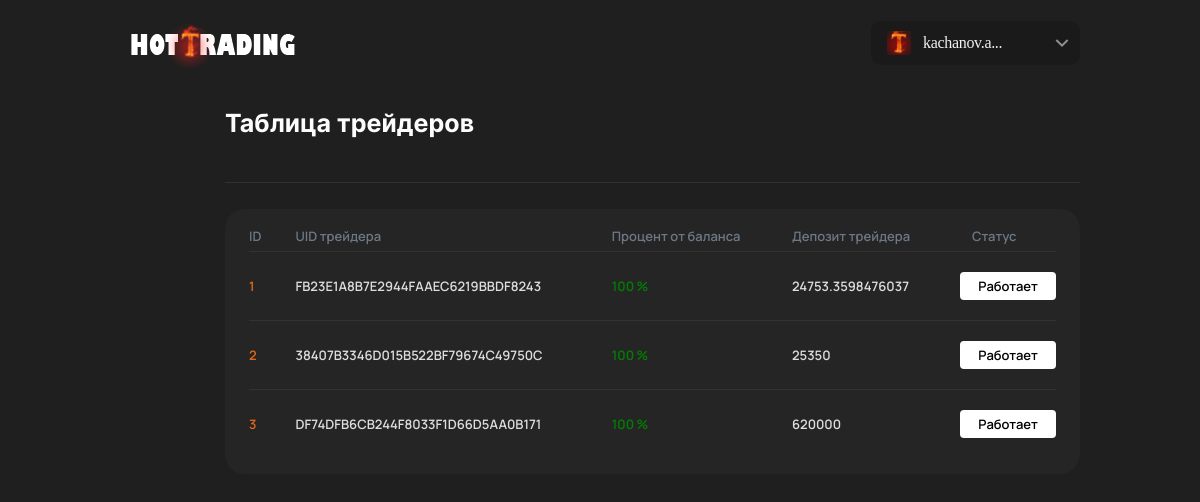
Page /index (signed in) on the committed database.
### b.py (models this page shows)
class Trader(Base, UserMixin):
    __tablename__ = 'trader'
    id = Column(Integer(), primary_key=True, autoincrement=True)
    id_acc = Column(String())
    url = Column(String())
    procent = Column(String())
    stop = Column(String())
    stop_list = Column(String())
    dep = Column(String())
    proxy = Column(String())
    read = Column(String())

### b.py (the view)
@application.route('/', methods=['GET', 'POST'])
@application.route('/index', methods=['GET', 'POST'])
def index():
    if current_user.is_authenticated == False:
        return redirect('/create-account')
    db_sess = Session()
    user = db_sess.query(User).filter((User.id == current_user.id)).first()
    traders = db_sess.query(Trader).filter((Trader.id_acc == current_user.id)).all()
    email = user.email
    if len(str(email)) > 10:
        email = email[0:10] + '...'
    else:
        pass
    return render_template('index.html', email=email, traders=traders)

### b.py (called while the page is built)
@login_manager.user_loader
def load_user(user_id):
    db_sess = Session()
    return db_sess.query(User).get(user_id)

### templates/index.html (shortened to what this page needs)
<!DOCTYPE html>
<html lang="en">
  <head>
    <link rel="stylesheet" href="static/css/index.css">
    <link rel="stylesheet" href="static/css/dashboard.css">
    <link rel="stylesheet" href="https://cdn.jsdelivr.net/npm/swiper/swiper-bundle.min.css">
  </head>
  <body>
    <header class="header container">
      <div class="header__logo"><a href="/1"><img class="img" src="static/img/logo.png" alt="trade-wave logo"></a></div>
      <div class="header__account">
        <div class="dropdown" id="dropdown">
          <button class="dropdown-item dropdown-item_selected" id="dropdown-btn">
            <div class="dropdown-item__icon"><img src="static/img/avatar-dropdown.png" alt="User"></div><span class="dropdown-item__text">{{ email }}</span>
          </button>
          <div class="dropdown__chevron">
          </div>
        </div>
      </div>
    </header>
    <main class="container">
      <div class="dashboard">
        <section class="hist">
          <div class="dashboard-header">
            <h2 class="title">Таблица трейдеров</h2>
          </div>
          <div class="hist-list">
            <div class="hist-list__header">
              <div class="hist-list__cell"><span class="hist-list__text">ID</span></div>
                <div class="hist-list__cell"><span class="hist-list__text">UID трейдера</span></div>
              <div class="hist-list__cell"><span class="hist-list__text">Процент от баланса</span></div>
                <div class="hist-list__cell"><span class="hist-list__text">Депозит трейдера</span></div>
              <div class="hist-list__cell hist-list__status-header"><span class="hist-list__text hist-list__text">Статус</span></div>
            </div>
            <div class="hist-list__body">
              {% for el in traders %}
              <div class="hist-list__row hist-list__item">
                <div class="hist-list__cell hist-list__cell_currency"><span class="hist-list__text" style="color: #ff7217de">{{ el.id }}</span></div>
                <div class="hist-list__cell hist-list__cell_currency"><span class="hist-list__text">{{ el.url }}</span></div>
                  <div class="hist-list__cell hist-list__cell_price"><span class="hist-list__mb-title" >Процент от баланса</span><span class="hist-list__text" style="color: green">{{ el.procent }} %</span></div>
                <div class="hist-list__cell hist-list__cell_enter-price"><span class="hist-list__mb-title">Депозит трейдера</span><span class="hist-list__text">{{ el.dep }}</span></div>
                <div class="hist-list__cell">
                  <div class="hist-list__status hist-list__status_open"><span class="hist-list__text">Работает</span></div>
                </div>
              </div>
              {% endfor %}
              </div></div>
        </section>
      </div>
    </main>
  </body>
</html>

### static/css/index.css (style rules this page uses)
:root { --bg-color: #1f1f1f; --color: #ffffff; --accent: #2d76e2; --primary: #1b1a1a; --gray: #2c2c2c; --bg-dash-blocks: #252525; --color-menu: #444444; --color-menu-active: #ffffff; --max-width: 1440px; --light-grey-01: #fcfcfc; --container-padding-x: 16px; }
@media (min-width: 900px) { :root { --container-padding-x: 120px; } }
html { -webkit-text-size-adjust: 100%; box-sizing: border-box; -moz-tab-size: 4; -o-tab-size: 4; tab-size: 4; word-break: normal; }
* { margin: 0; padding: 0; }
details, main { display: block; }
a { background-color: transparent; }
button, input, optgroup, select, textarea { font: inherit; }
button { overflow: visible; }
button, select { text-transform: none; }
[role=button], [type=button], [type=reset], [type=submit], button { cursor: pointer; }
[type=reset], [type=submit], button, html [type=button] { -webkit-appearance: button; }
button, input, select, textarea { background-color: transparent; border-style: none; }
img { border-style: none; }
.dropdown { position: relative; background: var(--primary); border: var(--primary); border-radius: 10px; height: 44px; overflow: hidden; }
.dropdown__chevron { position: absolute; display: flex; justify-content: center; align-items: center; height: 100%; right: 6px; top: 0; pointer-events: none; transition: transform 0.3s ease-in-out; }
.dropdown .dropdown-item { padding: 10px 30px 10px 16px; }
.dropdown-item { height: 44px; width: 100%; display: flex; align-items: center; flex-direction: row; padding: 10px 16px; color: #f0f0f0; }
@media (min-width: 900px) { .dropdown-item { width: 209px; } }
.dropdown-item__icon { display: flex; height: 24px; width: 24px; margin-right: 12px; }
.dropdown-item__text { font-family: "SF UI"; font-style: normal; font-weight: 400; font-size: 16px; line-height: 20px; letter-spacing: -0.32px; color: inherit; transition: color 0.3s ease-in-out; }
.header { display: flex; flex-direction: column; padding-top: 30px; width: 100%; }
@media (min-width: 900px) { .header { padding-top: 10px; padding-bottom: 10px; max-width: 100%; flex-direction: row; justify-content: space-between; align-items: center; height: 90px; } }
.header__logo img { mix-blend-mode: lighten; }
html { font-family: "Inter", sans-serif; color: var(--color); }
body { background: var(--bg-color); }
.container { max-width: var(--max-width); padding-left: var(--container-padding-x); padding-right: var(--container-padding-x); margin: auto; padding-bottom: 14px; }
.title { font-family: "Inter"; font-style: normal; font-weight: 700; font-size: 25px; line-height: 30px; color: var(--light-grey-01); }

### rows in the picture
Trader: id "1", url "FB23E1A8B7E2944FAAEC6219BBDF8243", procent "100", dep "24753.3598476037"
Trader: id "2", url "38407B3346D015B522BF79674C49750C", procent "100", dep "25350"
Trader: id "3", url "DF74DFB6CB244F8033F1D66D5AA0B171", procent "100", dep "620000"

### other values in the picture
{{ email }} "kachanov.a..."
